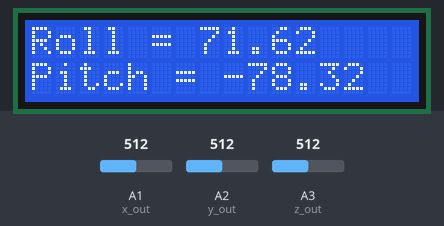
A sketch run on a simulated Arduino Uno, built with avr-gcc and run on an emulated ATmega328P. Parts: 16×2 character LCD. The test bench sets the inputs (shaded band); at power-on: A1 (x_out) = 512, A2 (y_out) = 512, A3 (z_out) = 512. What the sketch prints to the serial monitor is not drawn.

Above: at 1.2 s.
1.3 s: A1 (x_out) set to 716
At 4.2 s:
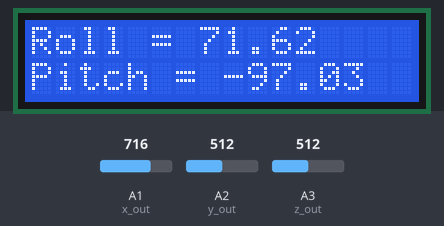
4.5 s: A2 (y_out) set to 716
At 7.7 s:
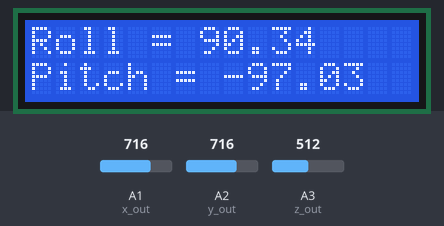
8.5 s: A3 (z_out) set to 716
At 12.3 s:
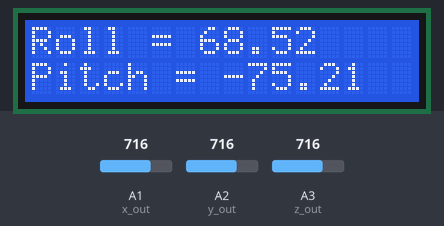
12.6 s: A1 (x_out) set to 900
At 16.0 s:
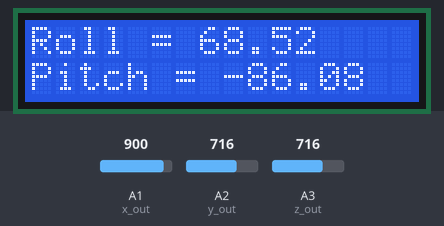
16.6 s: A2 (y_out) set to 900
At 19.5 s:
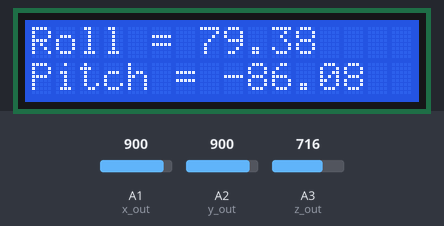
20.6 s: A3 (z_out) set to 900
At 24.3 s:
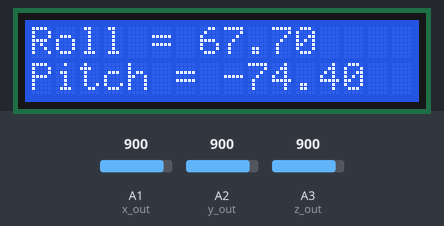
Timing chart, 0 to 25.6 s (numbered marks = the images above; inputs shaded):
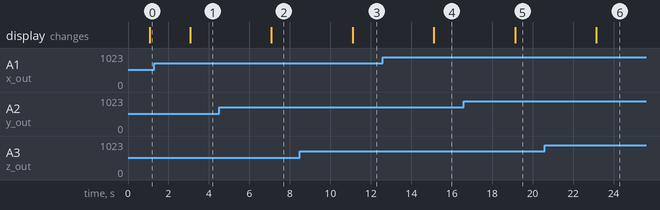

Measured:
- after the input at 1.3 s, the display: changes after 1.8 s (image 1)
- after the input at 4.5 s, the display: changes after 2.6 s (image 2)
- after the input at 8.5 s, the display: changes after 2.6 s (image 3)
- after the input at 12.6 s, the display: changes after 2.5 s (image 4)
- after the input at 16.6 s, the display: changes after 2.5 s (image 5)
- after the input at 20.6 s, the display: changes after 2.5 s (image 6)

The sketch:

orientation_detector.ino
```cpp
/*
  The circuit:
 * LCD RS pin to digital pin 12
 * LCD Enable pin to digital pin 11
 * LCD D4 pin to digital pin 5
 * LCD D5 pin to digital pin 4
 * LCD D6 pin to digital pin 3
 * LCD D7 pin to digital pin 2
 * LCD R/W pin to ground
 * LCD VSS pin to ground
 * LCD VCC pin to 5V
 * 10K resistor:
 * ends to +5V and ground
 * wiper to LCD VO pin (pin 3)
*/
#include <LiquidCrystal.h>
#include <math.h>

const int x_out = A1; /* connect x_out of module to A1 of UNO board */
const int y_out = A2; /* connect y_out of module to A2 of UNO board */
const int z_out = A3; /* connect z_out of module to A3 of UNO board */
const int roll_error=158.93;
const int pitch_error=297.81;

const int rs = 12, en = 11, d4 = 5, d5 = 4, d6 = 3, d7 = 2;
LiquidCrystal lcd(rs, en, d4, d5, d6, d7);

void setup() {
  Serial.begin(9600);
  lcd.begin(16, 2);
  lcd.print("Starting...");
}

void loop() {

  int x_adc_value, y_adc_value, z_adc_value;
  double x_g_value, y_g_value, z_g_value;
  double roll, pitch;
  x_adc_value = analogRead(x_out); /* Digital value of voltage on x_out pin */
  y_adc_value = analogRead(y_out); /* Digital value of voltage on y_out pin */
  z_adc_value = analogRead(z_out); /* Digital value of voltage on z_out pin */
  Serial.print("x = ");
  Serial.print(x_adc_value);
  Serial.print("\t\t");
  Serial.print("y = ");
  Serial.print(y_adc_value);
  Serial.print("\t\t");
  Serial.print("z = ");
  Serial.print(z_adc_value);
  Serial.print("\t\t");

  x_g_value = ( ( ( (double)(x_adc_value * 5)/1024) - 1.65 ) / 0.330 ); /* Acceleration in x-direction in g units */
  y_g_value = ( ( ( (double)(y_adc_value * 5)/1024) - 1.65 ) / 0.330 ); /* Acceleration in y-direction in g units */
  z_g_value = ( ( ( (double)(z_adc_value * 5)/1024) - 1.80 ) / 0.330 ); /* Acceleration in z-direction in g units */

  roll = ( ( (atan2(y_g_value,z_g_value) * 180) / 3.14 ) + 180-158.93 ); /* Formula for roll */
  pitch = ( ( (atan2(z_g_value,x_g_value) * 180) / 3.14 ) + 180-297.81 ); /* Formula for pitch */

  Serial.print("Roll = ");
  Serial.print(roll);
  Serial.print("\t");
  Serial.print("Pitch = ");
  Serial.print(pitch);
  Serial.print("\n\n");
  delay(1000);
  lcd.setCursor(0, 0);
  lcd.print("Roll = ");
  lcd.print(roll);
  lcd.setCursor(0, 1);
  lcd.print("Pitch = ");
  lcd.print(pitch);
  delay(1000);
}
```
